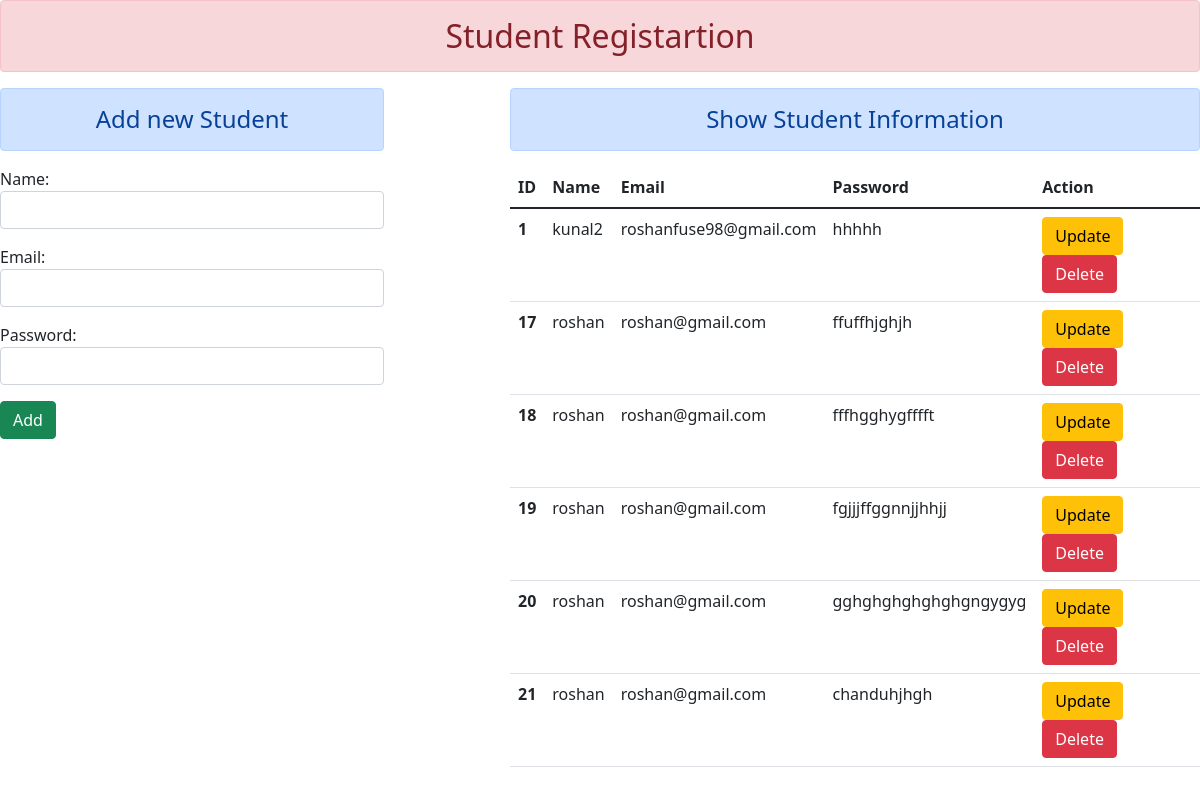
The page / on the database its author committed.
### enroll/models.py (models this page shows)
class User(models.Model):
    name=models.CharField(max_length=50)
    email=models.EmailField(max_length=50)
    password=models.CharField(max_length=50)

### enroll/views.py (the view)
# urls.py: path('',views.add_show,name='addshow'),
def add_show(request):
    if request.method == 'POST':
     fm = StudentRegistartion(request.POST)
     if fm.is_valid():
        nm=fm.cleaned_data['name']
        em=fm.cleaned_data['email']
        pw=fm.cleaned_data['password']
        reg=User(name=nm,email=em,password=pw)
        reg.save()
        fm = StudentRegistartion()
    else:
     fm = StudentRegistartion()
    stud = User.objects.all()
    return render(request,'enroll/addshow.html',{'form':fm,'stu':stud})

### enroll/forms.py
class StudentRegistartion(forms.ModelForm):
    class Meta:
        model = User
        fields=('name','email','password')
        widgets={"name":forms.TextInput(attrs={'class':'form-control'}),
                "email":forms.EmailInput(attrs={'class':'form-control'}),
                "password":forms.PasswordInput(attrs={'class':'form-control'})
                }

### enroll/templates/enroll/addshow.html (shortened to what this page needs)
{% extends 'enroll/base.html' %}
{% block content %}
<div class="row">
        <div class="col-sm-4">
            <h4 class="text-center alert alert-primary">Add new Student</h4>
            <form action="" method="post">
                {{form.as_p}}
                <input type="submit" class="btn btn-success" value="Add">
            </form>
    </div>
    <div class="col-sm-7 offset-1">
        <h4 class="text-center alert alert-primary">Show Student Information</h4>
        {% if stu %}
        <table class="table table-hover">
            <thead>
                <tr>
                    <th scope="col">ID</th>
                    <th scope="col">Name</th>
                    <th scope="col">Email</th>
                    <th scope="col">Password</th>
                    <th scope="col">Action</th>
                </tr>
            </thead>
            <tbody>
                {% for st in stu %}
                <tr>
                    <th scope="row">{{st.id}}</th>
                    <td>{{st.name}}</td>
                    <td>{{st.email}}</td>
                    <td>{{st.password}}</td>
                    <td> <a href="{% url 'update' st.id %}" class="btn btn-warning">Update</a>
                        <form class="d-inline"   action="{% url 'delete' st.id %}" method="post">
                            <input  class="btn btn-danger" type="submit" value="Delete">
                        </form>
                    </td>
                </tr>
                {% endfor %}
            </tbody>
        </table>
        {% endif %}
    </div>
</div>
{% endblock content %}

### enroll/templates/enroll/base.html (shortened to what this page needs)
<!DOCTYPE html>
{% load static %}
<html lang="en">
<head>
</head>
<link rel="stylesheet" href="{% static 'enroll/css/bootstrap.css' %}">
<body>
    <h2 class="text-center alert alert-danger">Student Registartion</h2>
    {% block content %} {% endblock content %}
</body>
</html>

### rows shown on the page
User: id "1", name "kunal2", email "roshanfuse98@gmail.com", password "hhhhh"
User: id "17", name "roshan", email "roshan@gmail.com", password "ffuffhjghjh"
User: id "18", name "roshan", email "roshan@gmail.com", password "fffhgghygfffft"
User: id "19", name "roshan", email "roshan@gmail.com", password "fgjjjffggnnjjhhjj"
User: id "20", name "roshan", email "roshan@gmail.com", password "gghghghghghghgngygyg"
User: id "21", name "roshan", email "roshan@gmail.com", password "chanduhjhgh"
